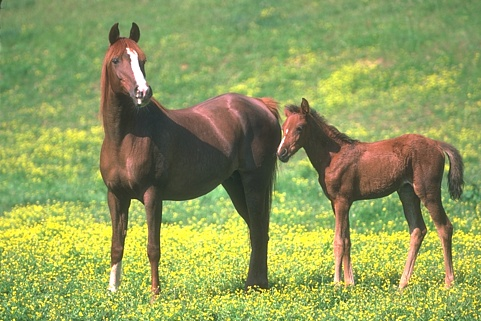
%> input picture EE-475-Image-Processing/ee475_hw5-Segmentation/figs/Berkeley_horses.jpg, 481 x 321 px
$ octave q2_horse.m   (GNU Octave 9; MATLAB toolbox functions it lacks are replaced by stand-ins)
%> lines starting %> are read from the running program, lines starting %| are printed output that depends on the picture; in (x1, y1, x2, y2) boxes, pixels count from 0 and x2, y2 are one past the last pixel; in counts of white or black regions, pixels touching at a corner belong together; the program's own positions count from 1
%% Region Growing for horse
%% initializing part
clear;clc;
load berkeley_horses.mat

segmented_image=groundTruth{1}.Segmentation;
ground_1=groundTruth{1}.Boundaries;
%figure();imshow(ground_1);title('Boundaries');
max_value=max(max(segmented_image));
figure();imshow(uint8(segmented_image*255/max_value));%title('Segmented');

matrix_horse = double(imread('Berkeley_horses.jpg')); % read image
%figure();imshow(uint8(matrix_horse));title('Image');
[m,n,k]=size(matrix_horse);
%> m = 321; n = 481; k = 3
regioned_matrix=zeros(m,n);

p_1_x=122;p_1_y=221;   %  at
new_added_2_1=[p_1_x p_1_y];
p_2_x=131;p_2_y=384; % yer
new_added_2_2=[p_2_x p_2_y];
p_3_x=127;p_3_y=286;    % tay
new_added_2_3=[p_3_x p_3_y];
p_4_x=304;p_4_y=129;    % yer 2
new_added_2_4=[p_4_x p_4_y];
p_5_x=296;p_5_y=420;    % yer 3
new_added_2_5=[p_5_x p_5_y];
th_extra_2=10;
th_extra_4=24;
th_extra_5=8;


value_1=round(255/5);value_2=round(255/5*2);value_3=round(255/5*3);value_4=round(255/5*4);value_5=round(255/5*5);
regioned_matrix(p_1_x,p_1_y)=value_1;
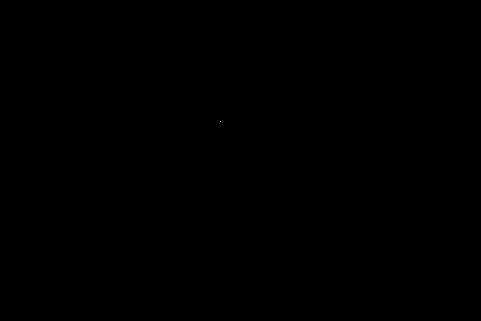
%> regioned_matrix: size 321x481 double; values 0 (black) and 51 (white), 0% white in thin lines or dots, all inside (x1, y1, x2, y2) = (220, 121, 221, 122)
regioned_matrix(p_2_x,p_2_y)=value_2;
%> regioned_matrix: size 321x481 double; under 0.01% of pixels changed, all inside (x1, y1, x2, y2) = (383, 130, 384, 131)
regioned_matrix(p_3_x,p_3_y)=value_3;
%> regioned_matrix: size 321x481 double; min 0, max 153, mean 0
regioned_matrix(p_4_x,p_4_y)=value_4;
%> regioned_matrix: size 321x481 double; min 0, max 204, mean 0
regioned_matrix(p_5_x,p_5_y)=value_5;
%> regioned_matrix: size 321x481 double; min 0, max 255, mean 0

%figure();imshow(uint8(regioned_matrix));title('Regioned matrix');
c_1=zeros(1,3);
c_2=zeros(1,3);
c_3=zeros(1,3);
c_4=zeros(1,3);
c_5=zeros(1,3);
%% Growing Part
num_of_labeled_2=0;
num_of_labeled_1=1;
Th=-5;
delta_Th=10;
tempp_1=1;
tempp_2=2;
%> (the run ends here)
